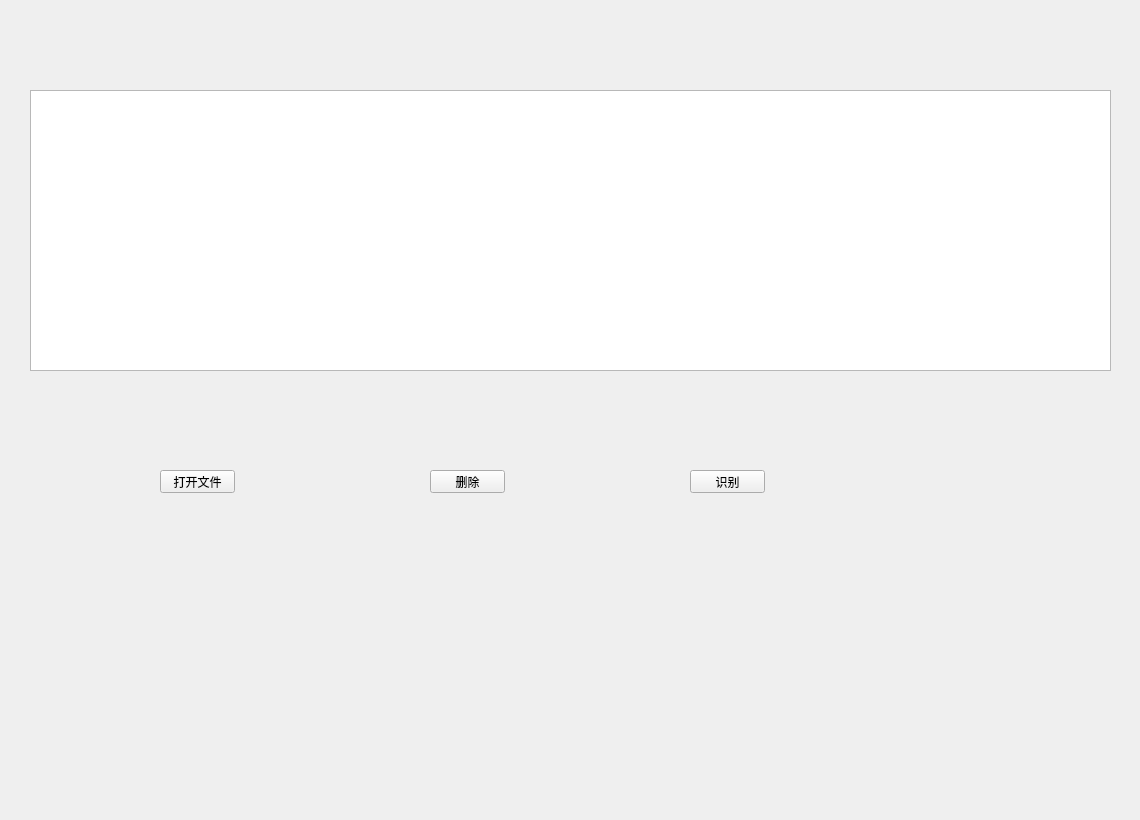
<?xml version="1.0" encoding="UTF-8"?>
<ui version="4.0">
 <class>Form</class>
 <widget class="QWidget" name="Form">
  <property name="geometry">
   <rect>
    <x>0</x>
    <y>0</y>
    <width>1140</width>
    <height>820</height>
   </rect>
  </property>
  <property name="windowTitle">
   <string>Form</string>
  </property>
  <widget class="QTableWidget" name="tableWidget">
   <property name="geometry">
    <rect>
     <x>30</x>
     <y>90</y>
     <width>1081</width>
     <height>281</height>
    </rect>
   </property>
  </widget>
  <widget class="QPushButton" name="pushButton">
   <property name="geometry">
    <rect>
     <x>160</x>
     <y>470</y>
     <width>75</width>
     <height>23</height>
    </rect>
   </property>
   <property name="text">
    <string>打开文件</string>
   </property>
  </widget>
  <widget class="QPushButton" name="pushButton_2">
   <property name="geometry">
    <rect>
     <x>430</x>
     <y>470</y>
     <width>75</width>
     <height>23</height>
    </rect>
   </property>
   <property name="text">
    <string>删除</string>
   </property>
  </widget>
  <widget class="QPushButton" name="pushButton_3">
   <property name="geometry">
    <rect>
     <x>690</x>
     <y>470</y>
     <width>75</width>
     <height>23</height>
    </rect>
   </property>
   <property name="text">
    <string>识别</string>
   </property>
  </widget>
 </widget>
 <resources/>
 <connections>
  <connection>
   <sender>tableWidget</sender>
   <signal>cellDoubleClicked(int,int)</signal>
   <receiver>Form</receiver>
   <slot>dabou_click_bigger()</slot>
   <hints>
    <hint type="sourcelabel">
     <x>348</x>
     <y>236</y>
    </hint>
    <hint type="destinationlabel">
     <x>375</x>
     <y>475</y>
    </hint>
   </hints>
  </connection>
  <connection>
   <sender>tableWidget</sender>
   <signal>clicked(QModelIndex)</signal>
   <receiver>Form</receiver>
   <slot>single_click_give_indexx()</slot>
   <hints>
    <hint type="sourcelabel">
     <x>679</x>
     <y>249</y>
    </hint>
    <hint type="destinationlabel">
     <x>714</x>
     <y>442</y>
    </hint>
   </hints>
  </connection>
  <connection>
   <sender>pushButton</sender>
   <signal>clicked()</signal>
   <receiver>Form</receiver>
   <slot>open_files()</slot>
   <hints>
    <hint type="sourcelabel">
     <x>229</x>
     <y>381</y>
    </hint>
    <hint type="destinationlabel">
     <x>255</x>
     <y>508</y>
    </hint>
   </hints>
  </connection>
  <connection>
   <sender>pushButton_2</sender>
   <signal>clicked()</signal>
   <receiver>Form</receiver>
   <slot>delete_pictures()</slot>
   <hints>
    <hint type="sourcelabel">
     <x>430</x>
     <y>470</y>
    </hint>
    <hint type="destinationlabel">
     <x>629</x>
     <y>524</y>
    </hint>
   </hints>
  </connection>
  <connection>
   <sender>pushButton_3</sender>
   <signal>clicked()</signal>
   <receiver>Form</receiver>
   <slot>start_detect()</slot>
   <hints>
    <hint type="sourcelabel">
     <x>736</x>
     <y>484</y>
    </hint>
    <hint type="destinationlabel">
     <x>953</x>
     <y>535</y>
    </hint>
   </hints>
  </connection>
 </connections>
 <slots>
  <slot>dabou_click_bigger()</slot>
  <slot>single_click_give_indexx()</slot>
  <slot>open_files()</slot>
  <slot>delete_pictures()</slot>
  <slot>start_detect()</slot>
 </slots>
</ui>
